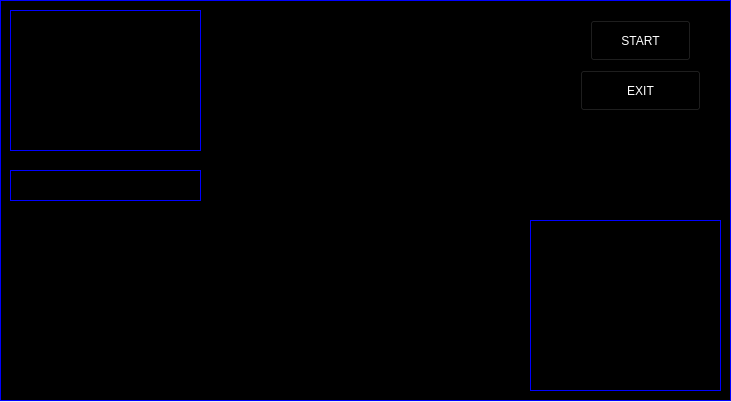
<?xml version="1.0" encoding="UTF-8"?>
<ui version="4.0">
 <class>MainWindow</class>
 <widget class="QMainWindow" name="MainWindow">
  <property name="geometry">
   <rect>
    <x>0</x>
    <y>0</y>
    <width>731</width>
    <height>402</height>
   </rect>
  </property>
  <property name="windowTitle">
   <string>MainWindow</string>
  </property>
  <widget class="QWidget" name="centralwidget">
   <widget class="QLabel" name="bg_border">
    <property name="geometry">
     <rect>
      <x>0</x>
      <y>0</y>
      <width>731</width>
      <height>401</height>
     </rect>
    </property>
    <property name="styleSheet">
     <string notr="true">background-color: rgb(0, 0, 0);
color: rgb(0, 0, 0);
border  : 1px Solid blue;</string>
    </property>
    <property name="text">
     <string/>
    </property>
    <property name="scaledContents">
     <bool>true</bool>
    </property>
   </widget>
   <widget class="QPushButton" name="start_botton">
    <property name="geometry">
     <rect>
      <x>590</x>
      <y>20</y>
      <width>101</width>
      <height>41</height>
     </rect>
    </property>
    <property name="styleSheet">
     <string notr="true">background-color:transparent;
font: 63 12pt &quot;Segoe UI Semibold&quot;;
color : white;
</string>
    </property>
    <property name="text">
     <string>START</string>
    </property>
   </widget>
   <widget class="QPushButton" name="exit_botton">
    <property name="geometry">
     <rect>
      <x>580</x>
      <y>70</y>
      <width>121</width>
      <height>41</height>
     </rect>
    </property>
    <property name="styleSheet">
     <string notr="true">background-color:transparent;
font: 63 12pt &quot;Segoe UI Semibold&quot;;
color : white;
</string>
    </property>
    <property name="text">
     <string>EXIT</string>
    </property>
   </widget>
   <widget class="QLabel" name="gif1">
    <property name="geometry">
     <rect>
      <x>10</x>
      <y>10</y>
      <width>191</width>
      <height>141</height>
     </rect>
    </property>
    <property name="styleSheet">
     <string notr="true">background-color: rgb(0, 0, 0);
border : 1px solid blue
</string>
    </property>
    <property name="text">
     <string/>
    </property>
    <property name="pixmap">
     <pixmap>Database/GUI/earth.gif</pixmap>
    </property>
    <property name="scaledContents">
     <bool>true</bool>
    </property>
   </widget>
   <widget class="QLabel" name="reactor">
    <property name="geometry">
     <rect>
      <x>230</x>
      <y>70</y>
      <width>271</width>
      <height>271</height>
     </rect>
    </property>
    <property name="autoFillBackground">
     <bool>false</bool>
    </property>
    <property name="styleSheet">
     <string notr="true">background-color: rgb(0, 0, 0);
</string>
    </property>
    <property name="text">
     <string/>
    </property>
    <property name="pixmap">
     <pixmap>Database/GUI/reactor.gif</pixmap>
    </property>
    <property name="scaledContents">
     <bool>true</bool>
    </property>
   </widget>
   <widget class="QTextBrowser" name="textBrowser">
    <property name="geometry">
     <rect>
      <x>10</x>
      <y>170</y>
      <width>191</width>
      <height>31</height>
     </rect>
    </property>
    <property name="styleSheet">
     <string notr="true">background-color: rgb(0, 0, 0);
color: rgb(0, 170, 255);
border: 0.5px solid blue;</string>
    </property>
    <property name="html">
     <string>&lt;!DOCTYPE HTML PUBLIC &quot;-//W3C//DTD HTML 4.0//EN&quot; &quot;http://www.w3.org/TR/REC-html40/strict.dtd&quot;&gt;
&lt;html&gt;&lt;head&gt;&lt;meta name=&quot;qrichtext&quot; content=&quot;1&quot; /&gt;&lt;style type=&quot;text/css&quot;&gt;
p, li { white-space: pre-wrap; }
&lt;/style&gt;&lt;/head&gt;&lt;body style=&quot; font-family:'MS Shell Dlg 2'; font-size:8pt; font-weight:400; font-style:normal;&quot;&gt;
&lt;p style=&quot;-qt-paragraph-type:empty; margin-top:0px; margin-bottom:0px; margin-left:0px; margin-right:0px; -qt-block-indent:0; text-indent:0px;&quot;&gt;&lt;br /&gt;&lt;/p&gt;&lt;/body&gt;&lt;/html&gt;</string>
    </property>
   </widget>
   <widget class="QLabel" name="reactor_2">
    <property name="geometry">
     <rect>
      <x>20</x>
      <y>210</y>
      <width>181</width>
      <height>181</height>
     </rect>
    </property>
    <property name="autoFillBackground">
     <bool>false</bool>
    </property>
    <property name="styleSheet">
     <string notr="true">background-color: rgb(0, 0, 0);
</string>
    </property>
    <property name="text">
     <string/>
    </property>
    <property name="pixmap">
     <pixmap>Database/GUI/scifi.gif</pixmap>
    </property>
    <property name="scaledContents">
     <bool>true</bool>
    </property>
   </widget>
   <widget class="QLabel" name="reactor_3">
    <property name="geometry">
     <rect>
      <x>530</x>
      <y>220</y>
      <width>191</width>
      <height>171</height>
     </rect>
    </property>
    <property name="styleSheet">
     <string notr="true">background-color: rgb(0, 0, 0);
border : 1px solid blue;</string>
    </property>
    <property name="text">
     <string/>
    </property>
    <property name="pixmap">
     <pixmap>Database/GUI/reactor2.gif</pixmap>
    </property>
    <property name="scaledContents">
     <bool>true</bool>
    </property>
   </widget>
   <widget class="QLabel" name="axel">
    <property name="geometry">
     <rect>
      <x>280</x>
      <y>310</y>
      <width>171</width>
      <height>41</height>
     </rect>
    </property>
    <property name="text">
     <string/>
    </property>
    <property name="pixmap">
     <pixmap>Database/GUI/axel.png</pixmap>
    </property>
    <property name="scaledContents">
     <bool>true</bool>
    </property>
   </widget>
   <widget class="QLabel" name="scifi_terminal">
    <property name="geometry">
     <rect>
      <x>540</x>
      <y>120</y>
      <width>171</width>
      <height>91</height>
     </rect>
    </property>
    <property name="text">
     <string/>
    </property>
    <property name="pixmap">
     <pixmap>Database/GUI/Code.gif</pixmap>
    </property>
   </widget>
   <widget class="QLabel" name="exit_bg">
    <property name="geometry">
     <rect>
      <x>580</x>
      <y>70</y>
      <width>121</width>
      <height>41</height>
     </rect>
    </property>
    <property name="text">
     <string/>
    </property>
    <property name="pixmap">
     <pixmap>Database/GUI/botton.jpg</pixmap>
    </property>
    <property name="scaledContents">
     <bool>true</bool>
    </property>
   </widget>
   <widget class="QLabel" name="start_bg">
    <property name="geometry">
     <rect>
      <x>580</x>
      <y>20</y>
      <width>121</width>
      <height>41</height>
     </rect>
    </property>
    <property name="text">
     <string/>
    </property>
    <property name="pixmap">
     <pixmap>Database/GUI/botton.jpg</pixmap>
    </property>
    <property name="scaledContents">
     <bool>true</bool>
    </property>
   </widget>
   <widget class="QLabel" name="initiating">
    <property name="geometry">
     <rect>
      <x>180</x>
      <y>20</y>
      <width>411</width>
      <height>91</height>
     </rect>
    </property>
    <property name="text">
     <string/>
    </property>
    <property name="pixmap">
     <pixmap>Database/GUI/initial.gif</pixmap>
    </property>
    <property name="scaledContents">
     <bool>false</bool>
    </property>
   </widget>
   <zorder>bg_border</zorder>
   <zorder>reactor</zorder>
   <zorder>textBrowser</zorder>
   <zorder>reactor_2</zorder>
   <zorder>reactor_3</zorder>
   <zorder>axel</zorder>
   <zorder>scifi_terminal</zorder>
   <zorder>initiating</zorder>
   <zorder>exit_bg</zorder>
   <zorder>exit_botton</zorder>
   <zorder>start_bg</zorder>
   <zorder>start_botton</zorder>
   <zorder>gif1</zorder>
  </widget>
  <widget class="QMenuBar" name="menubar">
   <property name="geometry">
    <rect>
     <x>0</x>
     <y>0</y>
     <width>731</width>
     <height>18</height>
    </rect>
   </property>
  </widget>
 </widget>
 <resources/>
 <connections/>
</ui>
